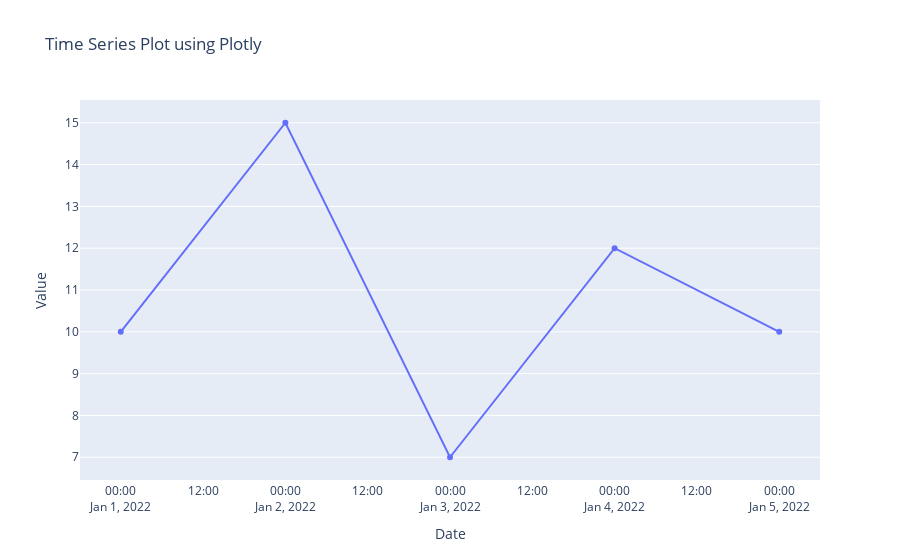

Here is the notebook cell this chart was saved with:
### Markdown cell above
# 12. Time Series Plots
- Explanation: A sequence of data points indexed in time order.
- Example: Analyzing the data by dates.

### Code cell
# Import required libraries
import plotly.graph_objects as go
import pandas as pd

# Sample time series data
data = {
    'Date': ['2022-01-01', '2022-01-02', '2022-01-03', '2022-01-04', '2022-01-05'],
    'Value': [10, 15, 7, 12, 10]
}

# Create a pandas dataframe from the dictionary
df = pd.DataFrame(data)

# Convert the 'Date' column to a datetime object for better handling
df['Date'] = pd.to_datetime(df['Date'])

# Creating the time series plot
fig = go.Figure(data=go.Scatter(x=df['Date'], y=df['Value'], mode='lines+markers'))

# Setting the layout for the plot
fig.update_layout(
    title='Time Series Plot using Plotly',
    xaxis_title='Date',
    yaxis_title='Value',
    xaxis=dict(showline=True, showgrid=False, showticklabels=True),
    yaxis=dict(zeroline=False, showgrid=True, showline=False, showticklabels=True),
)

# Display the plot
fig.show()

# Save the plot to an HTML file
fig.write_html("time_series_plotly.html")

### Figure 1 — Plotly figure (JSON) as saved in the notebook; plotly's stock layout.template omitted (floating-point values rounded to 4 significant figures)
{"data": [{"mode": "lines+markers", "type": "scatter", "x": ["2022-01-01T00:00:00", "2022-01-02T00:00:00", "2022-01-03T00:00:00", "2022-01-04T00:00:00", "2022-01-05T00:00:00"], "y": [10, 15, 7, 12, 10]}], "layout": {"title": {"text": "Time Series Plot using Plotly"}, "xaxis": {"showgrid": false, "showline": true, "showticklabels": true, "title": {"text": "Date"}}, "yaxis": {"showgrid": true, "showline": false, "showticklabels": true, "title": {"text": "Value"}, "zeroline": false}}}
